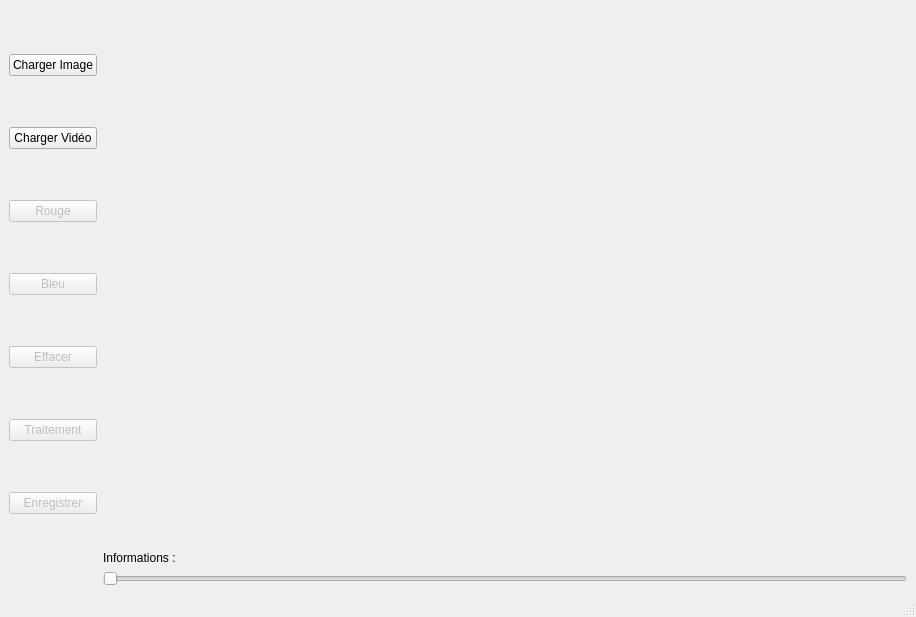
<?xml version="1.0" encoding="UTF-8"?>
<ui version="4.0">
 <class>MainWindow</class>
 <widget class="QMainWindow" name="MainWindow">
  <property name="enabled">
   <bool>true</bool>
  </property>
  <property name="geometry">
   <rect>
    <x>0</x>
    <y>0</y>
    <width>916</width>
    <height>617</height>
   </rect>
  </property>
  <property name="windowTitle">
   <string>Simulation segmentation</string>
  </property>
  <widget class="QWidget" name="centralwidget">
   <layout class="QGridLayout" name="gridLayout">
    <item row="1" column="1">
     <layout class="QVBoxLayout" name="verticalLayout_3">
      <item>
       <layout class="QHBoxLayout" name="horizontalLayout">
        <item>
         <widget class="QLabel" name="labelInformations">
          <property name="sizePolicy">
           <sizepolicy hsizetype="MinimumExpanding" vsizetype="Preferred">
            <horstretch>0</horstretch>
            <verstretch>0</verstretch>
           </sizepolicy>
          </property>
          <property name="text">
           <string>Informations :</string>
          </property>
         </widget>
        </item>
       </layout>
      </item>
     </layout>
    </item>
    <item row="0" column="1">
     <widget class="PictureWidget" name="pictureWidget" native="true">
      <property name="sizePolicy">
       <sizepolicy hsizetype="MinimumExpanding" vsizetype="MinimumExpanding">
        <horstretch>0</horstretch>
        <verstretch>0</verstretch>
       </sizepolicy>
      </property>
     </widget>
    </item>
    <item row="0" column="0" rowspan="2">
     <layout class="QVBoxLayout" name="verticalLayout">
      <item>
       <widget class="QPushButton" name="buttonImageLoading">
        <property name="text">
         <string>Charger Image</string>
        </property>
       </widget>
      </item>
      <item>
       <widget class="QPushButton" name="buttonVideoLoading">
        <property name="text">
         <string>Charger Vidéo</string>
        </property>
       </widget>
      </item>
      <item>
       <widget class="QPushButton" name="buttonForegroundDrawing">
        <property name="enabled">
         <bool>false</bool>
        </property>
        <property name="text">
         <string>Rouge</string>
        </property>
       </widget>
      </item>
      <item>
       <widget class="QPushButton" name="buttonBackgroundDrawing">
        <property name="enabled">
         <bool>false</bool>
        </property>
        <property name="text">
         <string>Bleu</string>
        </property>
       </widget>
      </item>
      <item>
       <widget class="QPushButton" name="buttonClear">
        <property name="enabled">
         <bool>false</bool>
        </property>
        <property name="text">
         <string>Effacer</string>
        </property>
       </widget>
      </item>
      <item>
       <widget class="QPushButton" name="buttonTreatment">
        <property name="enabled">
         <bool>false</bool>
        </property>
        <property name="text">
         <string>Traitement</string>
        </property>
       </widget>
      </item>
      <item>
       <widget class="QPushButton" name="buttonSave">
        <property name="enabled">
         <bool>false</bool>
        </property>
        <property name="text">
         <string>Enregistrer</string>
        </property>
       </widget>
      </item>
     </layout>
    </item>
    <item row="2" column="1">
     <widget class="QSlider" name="horizontalSlider">
      <property name="enabled">
       <bool>false</bool>
      </property>
      <property name="orientation">
       <enum>Qt::Horizontal</enum>
      </property>
     </widget>
    </item>
   </layout>
  </widget>
  <widget class="QMenuBar" name="menubar">
   <property name="geometry">
    <rect>
     <x>0</x>
     <y>0</y>
     <width>916</width>
     <height>26</height>
    </rect>
   </property>
  </widget>
  <widget class="QStatusBar" name="statusbar"/>
 </widget>
 <customwidgets>
  <customwidget>
   <class>PictureWidget</class>
   <extends>QWidget</extends>
   <header>picturewidget.h</header>
   <container>1</container>
  </customwidget>
 </customwidgets>
 <resources/>
 <connections/>
</ui>
